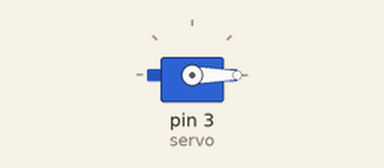
Simulated run of this sketch. Board: Arduino Uno, built with avr-gcc and run on an emulated ATmega328P. On the bench: servo. Random numbers use the default seed unless the sketch sets one.

Above: at 0.1 s.
At 31.8 s:
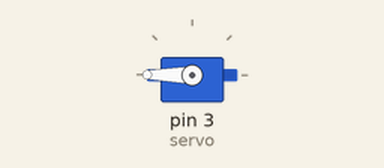
Timing chart, 0 to 40.0 s (numbered marks = the images above):
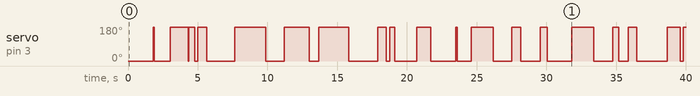

The sketch:

servo_test.ino
```cpp
#include <Servo.h>

// just a chaotic servo 4fun

Servo servo;
int position = 0;
int change_degrees = 20;

void setup()
{
  Serial.begin(9600);
  servo.attach(3);

}

void loop()
{
  servo.write(0);
  delay(getRandomDelay());
  servo.write(random(180));
  servo.write(180);
  delay(getRandomDelay());
}

int getRandomDelay(){

  return random(2500);
}
```
